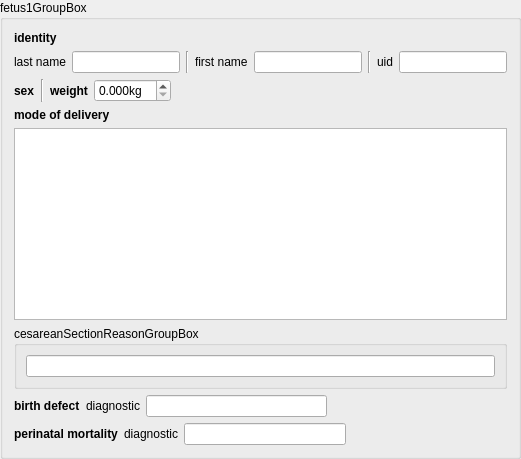
       <widget class="QGroupBox" name="fetus1GroupBox">
        <property name="title">
         <string>fetus1GroupBox</string>
        </property>
        <layout class="QVBoxLayout" name="verticalLayout">
         <item>
          <layout class="QGridLayout" name="gridLayout">
           <item row="1" column="2">
            <widget class="Line" name="line_3">
             <property name="orientation">
              <enum>Qt::Vertical</enum>
             </property>
            </widget>
           </item>
           <item row="0" column="0">
            <widget class="QLabel" name="f1IdentityLabel">
             <property name="font">
              <font>
               <weight>75</weight>
               <bold>true</bold>
              </font>
             </property>
             <property name="text">
              <string>identity</string>
             </property>
            </widget>
           </item>
           <item row="1" column="0">
            <widget class="QLabel" name="f1LastNameLabel">
             <property name="text">
              <string>last name</string>
             </property>
            </widget>
           </item>
           <item row="1" column="1">
            <widget class="QLineEdit" name="f1LastNameLineEdit"/>
           </item>
           <item row="1" column="3">
            <widget class="QLabel" name="f1FirstNameLabel">
             <property name="text">
              <string>first name</string>
             </property>
            </widget>
           </item>
           <item row="1" column="4">
            <widget class="QLineEdit" name="f1FirstNameLineEdit"/>
           </item>
           <item row="1" column="7">
            <widget class="QLineEdit" name="f1UidLineEdit"/>
           </item>
           <item row="1" column="6">
            <widget class="QLabel" name="f1UidLabel">
             <property name="text">
              <string>uid</string>
             </property>
            </widget>
           </item>
           <item row="1" column="5">
            <widget class="Line" name="line_4">
             <property name="orientation">
              <enum>Qt::Vertical</enum>
             </property>
            </widget>
           </item>
          </layout>
         </item>
         <item>
          <layout class="QHBoxLayout" name="horizontalLayout_2">
           <item>
            <widget class="QLabel" name="f1SexLabel">
             <property name="font">
              <font>
               <weight>75</weight>
               <bold>true</bold>
              </font>
             </property>
             <property name="text">
              <string>sex</string>
             </property>
            </widget>
           </item>
           <item>
            <layout class="QHBoxLayout" name="f1SexRadioLayout"/>
           </item>
           <item>
            <widget class="Line" name="line_2">
             <property name="orientation">
              <enum>Qt::Vertical</enum>
             </property>
            </widget>
           </item>
           <item>
            <widget class="QLabel" name="f1WeightLabel">
             <property name="font">
              <font>
               <weight>75</weight>
               <bold>true</bold>
              </font>
             </property>
             <property name="text">
              <string>weight</string>
             </property>
            </widget>
           </item>
           <item>
            <widget class="QDoubleSpinBox" name="f1WeightDoubleSpinBox">
             <property name="suffix">
              <string>kg</string>
             </property>
             <property name="decimals">
              <number>3</number>
             </property>
             <property name="maximum">
              <double>10.000000000000000</double>
             </property>
             <property name="singleStep">
              <double>0.010000000000000</double>
             </property>
            </widget>
           </item>
           <item>
            <spacer name="horizontalSpacer_2">
             <property name="orientation">
              <enum>Qt::Horizontal</enum>
             </property>
             <property name="sizeHint" stdset="0">
              <size>
               <width>40</width>
               <height>20</height>
              </size>
             </property>
            </spacer>
           </item>
          </layout>
         </item>
         <item>
          <layout class="QVBoxLayout" name="verticalLayout_2">
           <item>
            <widget class="QLabel" name="f1ModeOfDeliveryLabel">
             <property name="font">
              <font>
               <weight>75</weight>
               <bold>true</bold>
              </font>
             </property>
             <property name="text">
              <string>mode of delivery</string>
             </property>
            </widget>
           </item>
           <item>
            <widget class="QListView" name="f1ModeOfDeliveryListView"/>
           </item>
          </layout>
         </item>
         <item>
          <widget class="QGroupBox" name="f1CesareanSectionReasonGroupBox">
           <property name="title">
            <string>cesareanSectionReasonGroupBox</string>
           </property>
           <layout class="QHBoxLayout" name="horizontalLayout_13">
            <item>
             <widget class="QLineEdit" name="f1CesareanSectionReasonLlineEdit"/>
            </item>
           </layout>
          </widget>
         </item>
         <item>
          <layout class="QHBoxLayout" name="horizontalLayout_12">
           <item>
            <widget class="QLabel" name="f1BirthDefectLabel">
             <property name="font">
              <font>
               <weight>75</weight>
               <bold>true</bold>
              </font>
             </property>
             <property name="text">
              <string>birth defect</string>
             </property>
            </widget>
           </item>
           <item>
            <layout class="QHBoxLayout" name="f1BirthDefectRadioLayout"/>
           </item>
           <item>
            <widget class="QLabel" name="f1BirthDefectDiagnosticLabel">
             <property name="text">
              <string>diagnostic</string>
             </property>
            </widget>
           </item>
           <item>
            <widget class="QLineEdit" name="f1BirthDefectLineEdit"/>
           </item>
           <item>
            <spacer name="horizontalSpacer_18">
             <property name="orientation">
              <enum>Qt::Horizontal</enum>
             </property>
             <property name="sizeHint" stdset="0">
              <size>
               <width>40</width>
               <height>20</height>
              </size>
             </property>
            </spacer>
           </item>
          </layout>
         </item>
         <item>
          <layout class="QHBoxLayout" name="horizontalLayout_11">
           <item>
            <widget class="QLabel" name="f1PerinatalMortalityLabel">
             <property name="font">
              <font>
               <weight>75</weight>
               <bold>true</bold>
              </font>
             </property>
             <property name="text">
              <string>perinatal mortality</string>
             </property>
            </widget>
           </item>
           <item>
            <layout class="QHBoxLayout" name="f1PerinatalMortalityRadioLayout"/>
           </item>
           <item>
            <widget class="QLabel" name="f1PerinatalMortalityDiagnosticLabel">
             <property name="text">
              <string>diagnostic</string>
             </property>
            </widget>
           </item>
           <item>
            <widget class="QLineEdit" name="f1PerinatalMortalityDiagnosticLineEdit"/>
           </item>
           <item>
            <spacer name="horizontalSpacer_10">
             <property name="orientation">
              <enum>Qt::Horizontal</enum>
             </property>
             <property name="sizeHint" stdset="0">
              <size>
               <width>40</width>
               <height>20</height>
              </size>
             </property>
            </spacer>
           </item>
          </layout>
         </item>
        </layout>
       </widget>
